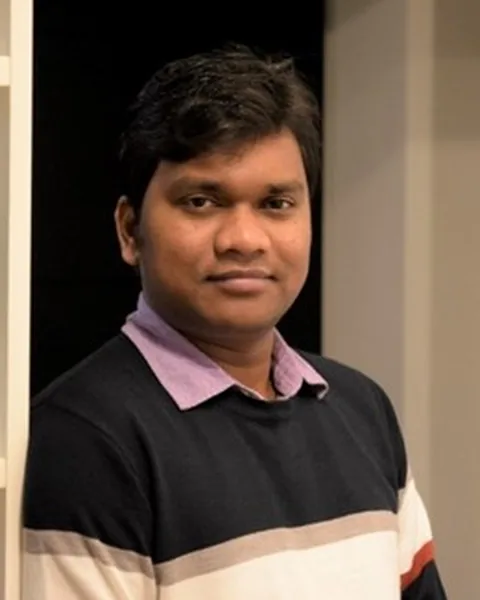
#> input picture assets/people/arup-mahata.webp, 480 x 600 px
$ python -i build_portraits.py   (imports and definitions only)
#> lines starting #> are read from the running program, lines starting #| are printed output that depends on the picture
#!/usr/bin/env python3
"""Build local, optimized CM4 portrait assets from approved public profile sources.

Output: 480x600 WebP portraits + QA contact sheet/report.
The public site is not edited by this script; QA is deliberately separate.
"""
from __future__ import annotations

import io
import json
import math
import os
import re
import sys
import time
import unicodedata
from pathlib import Path
from urllib.parse import urljoin, urlparse

import cv2
import numpy as np
import requests
from bs4 import BeautifulSoup
from PIL import Image, ImageDraw, ImageFont, ImageOps

ROOT = Path(__file__).resolve().parents[1]
OUT = ROOT / "assets" / "people"
QA = ROOT / "portrait-qa"
# [2 lines not run here, left out]

UA = "Mozilla/5.0 (X11; Linux x86_64) AppleWebKit/537.36 Chrome/126 Safari/537.36 CM4-portrait-builder/1.0"
# [1 line that did not run here, left out]
# [1 line not run here, left out]
TIMEOUT = 28

# Source list follows the CM4_Photo_Links master plus official/current profile pages
# already used by the approved CM4 site. Direct image URLs are preferred only where
# they are known and stable; otherwise the profile page is inspected automatically.
PEOPLE = [
    # Participants
    dict(name="Rajeev Ahuja", slug="rajeev-ahuja", page="https://www.iitrpr.ac.in/physics/p/research.html?cat=9&id=74", image="https://www.iitrpr.ac.in/physics/Faculties/Asset/faculty/R%20ahuja.jpg"),
    dict(name="Deb Ranjan Banerjee", slug="deb-ranjan-banerjee", page="https://nitdgp.ac.in/department/chemistry/faculty-5/deb-ranjan-banerjee", image="https://nitdgp.ac.in/uploads/b77cdfcaacdd50f9104bb9d2f38594e3.jpg"),
    dict(name="Aditi Chandrasekhar", slug="aditi-chandrasekhar", page="https://azimpremjiuniversity.edu.in/people/aditi-chandrasekar", image="https://azimpremjiuniversity.edu.in/imager/people/1602810/AC-photo-2_786b641626ddc7a93ab09ebb0fe5bad7_1757572993.jpg"),
    dict(name="Peter Comba", slug="peter-comba", page="https://www.uni-heidelberg.de/fakultaeten/chemgeo/aci/comba/comba.html", image="https://www.uni-heidelberg.de/md/aci/comba/comba_peter_21.jpg"),
    dict(name="Étienne Derat", slug="etienne-derat", page="https://ipcm.fr/recherche/presentation-equipe-maco/composition-equipe-maco/etienne-derat/", image="https://ipcm.fr/wp-content/uploads/2023/02/photoED-e1697451964931.png"),
    dict(name="Odile Eisenstein", slug="odile-eisenstein", page="https://www.icgm.fr/odile-eisenstein/", alt="https://www.icgm.fr/en/odile-eisenstein-2/"),
    dict(name="Sagar Ghorai", slug="sagar-ghorai", page="https://www.icredd.hokudai.ac.jp/ghorai-sagar", image="https://www.icredd.hokudai.ac.jp/wp/wp-content/uploads/2023/09/GHORAI_profile_square-320x320.jpg"),
    dict(name="Subhas Ghosal", slug="subhas-ghosal", page="https://nitdgp.ac.in/department/chemistry/faculty-5/subhas-ghosal", image="https://nitdgp.ac.in/uploads/70e4c6204e8443d15d6d64767f9aebde.jpg"),
    dict(name="E. D. Jemmis", slug="ed-jemmis", page="https://ipc.iisc.ac.in/edj.php", image="https://ipc.iisc.ac.in/includes/images/faculty/edj/edj_full.jpg"),
    dict(name="Milan Kumar Jena", slug="milan-kumar-jena", page="https://www.iitbhilai.ac.in/index.php/index.php?pid=profile_milanjena"),
    dict(name="B. Kiran", slug="b-kiran", page="https://www.mcneese.edu/engineering-and-sciences/directory/kiran-boggavarapu-ph-d/", alt="https://ipc.iisc.ac.in/~edj/pages/members.html"),
    dict(name="Sandeep Kumar", slug="sandeep-kumar", page="https://ipc.iisc.ac.in/~edj/pages/members.html"),
    dict(name="Arup Mahata", slug="arup-mahata", page="https://iith.ac.in/chy/arup/", image="https://iith.ac.in/assets/images/profiles/Arup-Mahata.jpg"),
    dict(name="Satoshi Maeda", slug="satoshi-maeda", page="https://www.icredd.hokudai.ac.jp/maeda-satoshi", image="https://www.icredd.hokudai.ac.jp/wp/wp-content/uploads/2019/06/Maeda-e1571802614279-320x320.jpeg"),
    dict(name="Sabyasachi Mishra", slug="sabyasachi-mishra", page="https://ccds.iitkgp.ac.in/people.php"),
    dict(name="T. Pradeep", slug="t-pradeep", page="https://chem.iitm.ac.in/faculty/pradeep"),
    dict(name="Sai G. Ramesh", slug="sai-g-ramesh", page="https://ipc.iisc.ac.in/sgr.php"),
    dict(name="N. Satyamurthy", slug="n-satyamurthy", page="https://www.iisermohali.ac.in/faculty/dcs/nsath"),
    dict(name="Henry F. Schaefer III", slug="henry-f-schaefer-iii", page="https://www.chem.uga.edu/directory/people/henry-schaefer"),
    dict(name="Sason Shaik", slug="sason-shaik", page="https://yfaat.ch.huji.ac.il/sason/"),
    dict(name="A. Sirohiwal", slug="a-sirohiwal", page="https://ipc.iisc.ac.in/as.php"),
    dict(name="R. B. Sunoj", slug="rb-sunoj", page="https://www.chem.iitb.ac.in/~sunoj/prof.html"),
    dict(name="R. S. Swathi", slug="rs-swathi", page="https://www.iisertvm.ac.in/faculty/swathi/"),
    dict(name="Soujanya Yarasi", slug="soujanya-yarasi", page="https://pubs.acs.org/doi/10.1021/acs.jpcc.5b08043"),

    # Organising committee
    dict(name="Anoop Ayyappan", slug="anoop-ayyappan", page="https://duk.ac.in/personnel/anoop-ayyappan/", image="https://duk.ac.in/data/2025/01/anoop-1024x1024.png"),
    dict(name="Manoj Kumar T. K.", slug="manoj-kumar-tk", page="https://duk.ac.in/personnel/manoj-kumar-t-k/", image="https://duk.ac.in/data/2024/04/Manoj-Kumar-T-K.jpg"),
    dict(name="Sherin D. R.", slug="sherin-dr", page="https://duk.ac.in/personnel/sherin-d-r/", image="https://duk.ac.in/data/2024/04/Sherin-D-R-1.jpg"),
    dict(name="Susmita De", slug="susmita-de", page="https://chemistry.uoc.ac.in/CCMSwebpage/CCMS.html"),
    dict(name="C. H. Suresh", slug="ch-suresh", page="https://sribs.res.in/dr-suresh-c-h/", alt="https://www.niist.res.in/drsuresh-c-h"),
    dict(name="Mahesh Hariharan", slug="mahesh-hariharan", page="https://www.iisertvm.ac.in/faculty/mahesh/", alt="https://www.iisertvm.ac.in/pages/deputy-director"),

    # Academic committee; P. N. V. Pavankumar intentionally remains initials-only
    dict(name="Bharatam V. Prasad", slug="bharatam-v-prasad", page="https://www.niper.gov.in/faculty/prof-p-v-bharatam"),
    dict(name="G. Narahari Sastry", slug="g-narahari-sastry", page="https://www.neist.res.in/gnsastry/contact.html", alt="https://ipc.iisc.ac.in/~edj/pages/members.html"),
    # Govindan Subramanian is pre-seeded from the photo he supplied by email.
    dict(name="G. Subramanian", slug="govindan-subramanian", local=True),
    dict(name="Ashwini Kr. Phukan", slug="ashwini-kr-phukan", page="https://www.tezu.ernet.in/dcs/faculty/12"),
    dict(name="Jayasree E. G.", slug="jayasree-eg", page="https://chem.cusat.ac.in/facultyhome.html"),
    dict(name="Pancharatna P. D.", slug="pancharatna-pd", page="https://www.amrita.edu/faculty/pd-pancharatna/", alt="https://www.amrita.edu/program/ph-d-in-chemistry/"),
    dict(name="P. Parameswaran", slug="p-parameswaran", page="https://nitc.ac.in/department/chemistry/faculty-and-staff/faculty"),
    dict(name="D. L. V. K. Prasad", slug="dlvk-prasad", page="https://www.iitk.ac.in/d-l-v-k-prasad"),
    dict(name="Biswarup Pathak", slug="biswarup-pathak", page="https://people.iiti.ac.in/~biswarup/"),
    dict(name="Dandamudi Usharani", slug="dandamudi-usharani", page="https://cftri.res.in/Profile/2370.pdf"),
    dict(name="Dibyendu Mallick", slug="dibyendu-mallick", page="https://presiuniv.ac.in/web/staff.php?staffid=420"),
    dict(name="Priyakumari C. P.", slug="priyakumari-cp", page="https://web.iisermohali.ac.in/dept/dcs/index.php/faculty-and-staff/faculty-cpp"),
    dict(name="Naiwrit Karmodak", slug="naiwrit-karmodak", page="https://snu.edu.in/faculty/naiwrit-karmodak/"),
]

BAD_WORDS = ("logo", "icon", "favicon", "banner", "header", "footer", "sprite", "bg", "background", "seal", "crest", "placeholder", "loader", "arrow", "social", "facebook", "twitter", "linkedin", "youtube", "qr", "map")


def asciifold(s: str) -> str:
    return "".join(c for c in unicodedata.normalize("NFKD", s) if not unicodedata.combining(c)).lower()


def name_tokens(name: str):
    return [t for t in re.findall(r"[a-z]{3,}", asciifold(name)) if t not in {"prof", "doctor", "iii"}]


def get(url: str, referer: str | None = None):
    headers = {"Referer": referer} if referer else None
    return S.get(url, timeout=TIMEOUT, allow_redirects=True, headers=headers)


# [83 lines left out: functions load_image_bytes, pdf_candidates, page_candidates, not called in this run]


CASCADE = cv2.CascadeClassifier(cv2.data.haarcascades + "haarcascade_frontalface_default.xml")


def faces(im: Image.Image):
    arr = np.asarray(im)
    gray = cv2.cvtColor(arr, cv2.COLOR_RGB2GRAY)
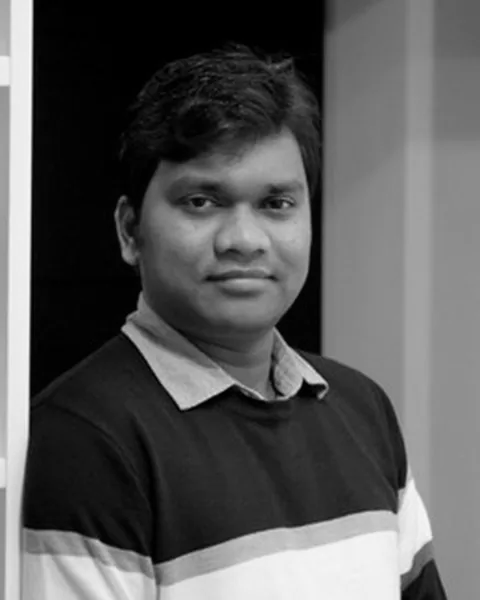
#> gray: shape (600, 480); min 0, max 249, mean 89.5
    gray = cv2.equalizeHist(gray)
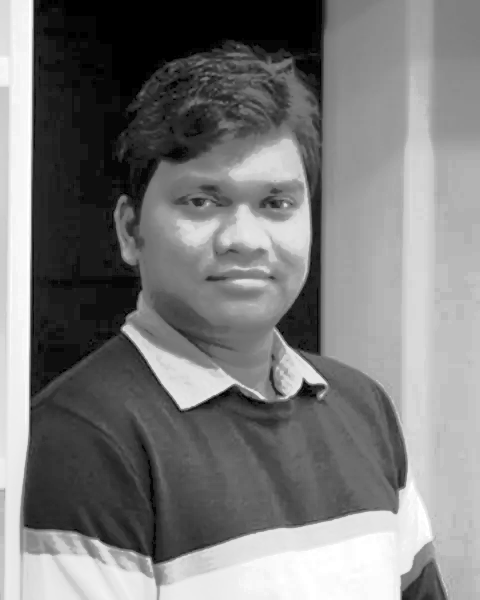
#> gray: shape (600, 480); min 0, max 255, mean 123
    det = CASCADE.detectMultiScale(gray, scaleFactor=1.08, minNeighbors=4, minSize=(45, 45))
#> det = [[136, 124, 206, 206]]
    return [tuple(map(int, x)) for x in det]


# [135 lines left out: functions candidate_score, choose_source, crop_face, save_webp, main, not called in this run]


# [2 lines not run here, left out]

>>> import cv2
>>> picture = cv2.cvtColor(cv2.imread('../assets/people/arup-mahata.webp'), cv2.COLOR_BGR2RGB)
>>> result = faces(picture)
#> result = [(136, 124, 206, 206)]

$ run again, on assets/people/arul-murugan-n.webp
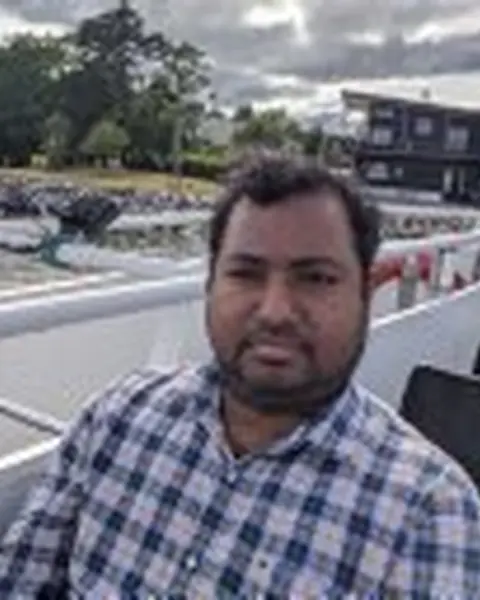
#> input picture assets/people/arul-murugan-n.webp, 480 x 600 px
#> in faces, `gray = cv2.cvtColor(arr, cv2.COLOR_RGB2GRAY)`:
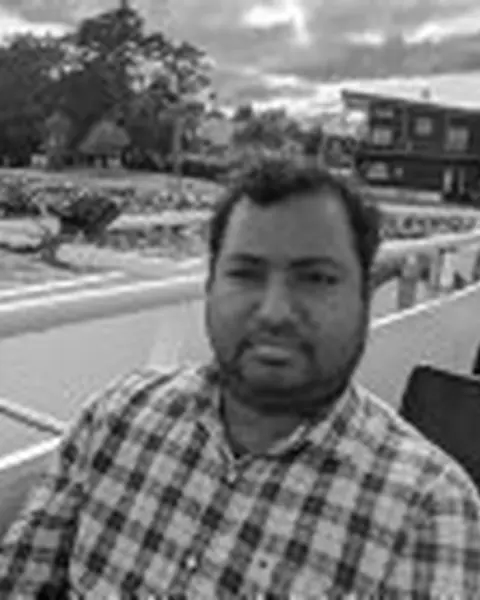
#> gray: shape (600, 480); min 3, max 255, mean 119
#> in faces, `gray = cv2.equalizeHist(gray)`:
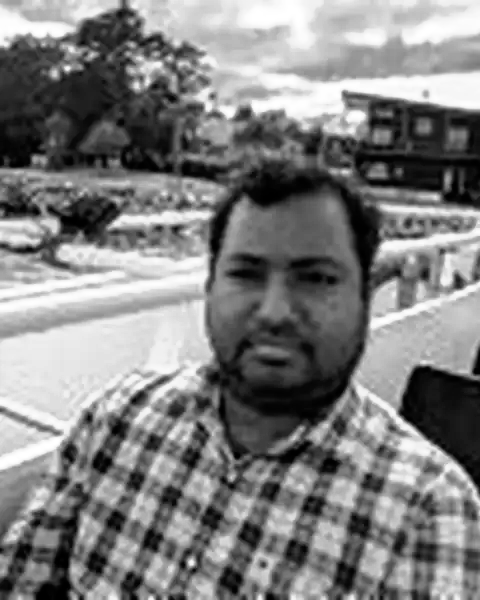
#> gray: shape (600, 480); min 0, max 255, mean 128.2
#> det = [[190, 207, 181, 181]]
#> result = [(190, 207, 181, 181)]

$ run again, on assets/people/ashwini-kr-phukan.webp
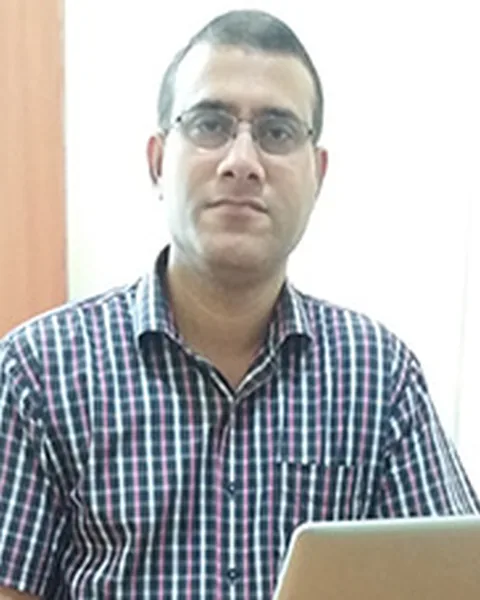
#> input picture assets/people/ashwini-kr-phukan.webp, 480 x 600 px
#> in faces, `gray = cv2.cvtColor(arr, cv2.COLOR_RGB2GRAY)`:
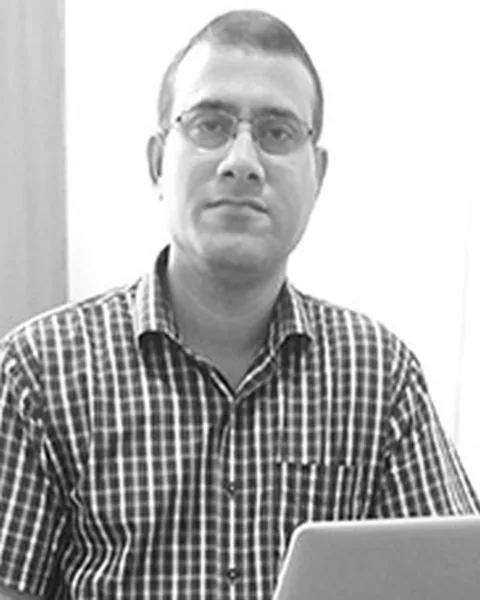
#> gray: shape (600, 480); min 3, max 255, mean 178.7
#> in faces, `gray = cv2.equalizeHist(gray)`:
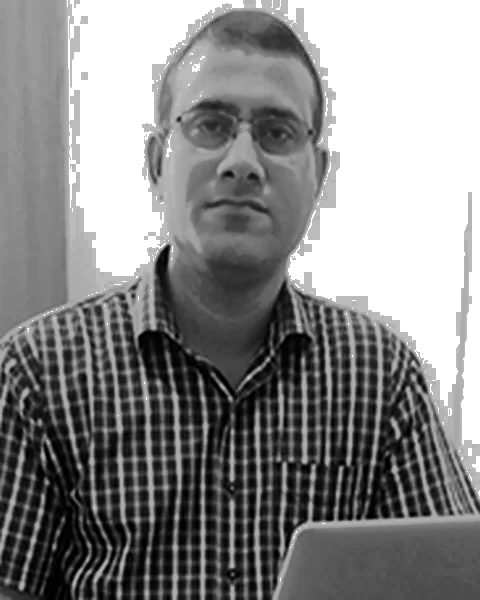
#> gray: shape (600, 480); min 0, max 255, mean 137
#> det = [[142, 51, 202, 202]]
#> result = [(142, 51, 202, 202)]

$ run again, on assets/people/b-kiran.webp
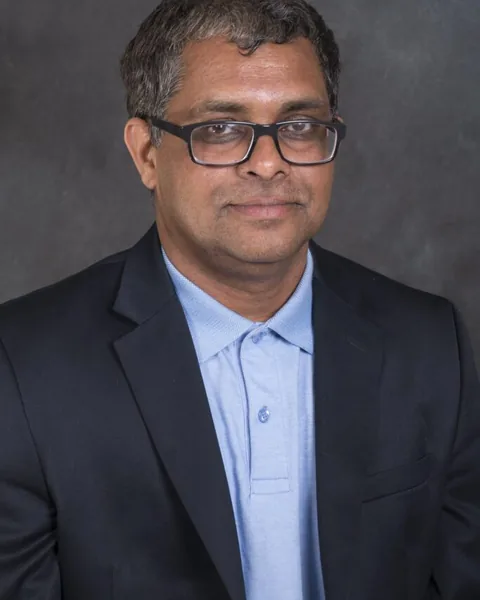
#> input picture assets/people/b-kiran.webp, 480 x 600 px
#> in faces, `gray = cv2.cvtColor(arr, cv2.COLOR_RGB2GRAY)`:
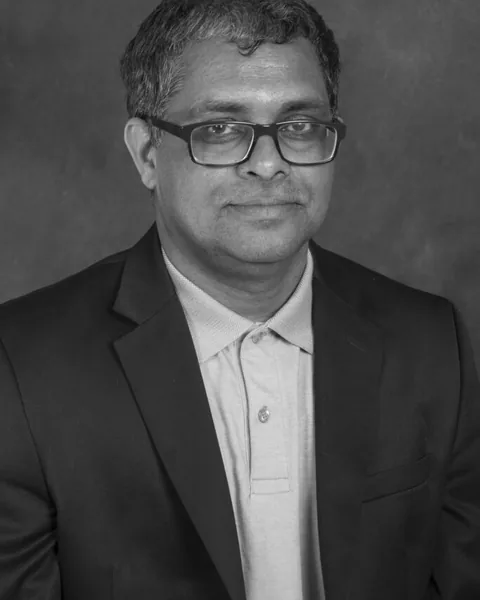
#> gray: shape (600, 480); min 0, max 250, mean 75.5
#> in faces, `gray = cv2.equalizeHist(gray)`:
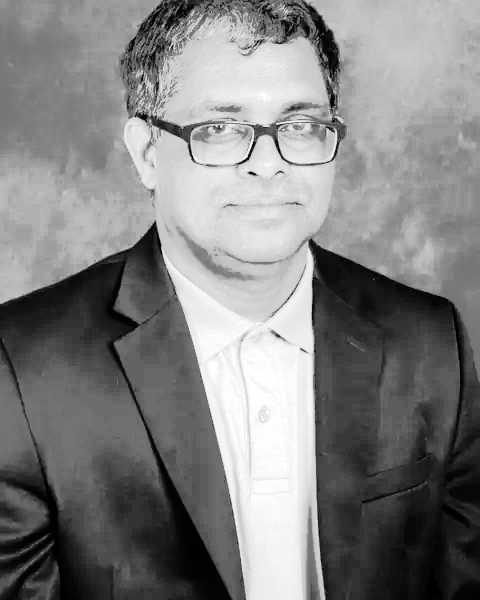
#> gray: shape (600, 480); min 0, max 255, mean 129.1
#> det = [[126, 36, 240, 240]]
#> result = [(126, 36, 240, 240)]
